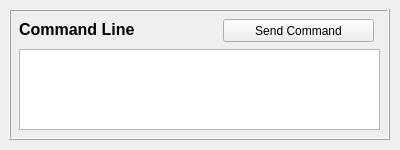
<?xml version="1.0" encoding="UTF-8"?>
<ui version="4.0">
 <class>Form</class>
 <widget class="QWidget" name="Form">
  <property name="geometry">
   <rect>
    <x>0</x>
    <y>0</y>
    <width>400</width>
    <height>150</height>
   </rect>
  </property>
  <property name="windowTitle">
   <string>Form</string>
  </property>
  <widget class="QFrame" name="frame">
   <property name="geometry">
    <rect>
     <x>9</x>
     <y>9</y>
     <width>381</width>
     <height>131</height>
    </rect>
   </property>
   <property name="frameShape">
    <enum>QFrame::Box</enum>
   </property>
   <property name="frameShadow">
    <enum>QFrame::Raised</enum>
   </property>
   <widget class="QLabel" name="label">
    <property name="geometry">
     <rect>
      <x>10</x>
      <y>10</y>
      <width>241</width>
      <height>21</height>
     </rect>
    </property>
    <property name="font">
     <font>
      <pointsize>12</pointsize>
      <weight>75</weight>
      <bold>true</bold>
     </font>
    </property>
    <property name="text">
     <string>Command Line</string>
    </property>
   </widget>
   <widget class="QPlainTextEdit" name="cd_command_text">
    <property name="geometry">
     <rect>
      <x>10</x>
      <y>40</y>
      <width>361</width>
      <height>81</height>
     </rect>
    </property>
    <property name="toolTip">
     <string>cl_command_text</string>
    </property>
   </widget>
   <widget class="QPushButton" name="cl_command_button">
    <property name="geometry">
     <rect>
      <x>214</x>
      <y>10</y>
      <width>151</width>
      <height>23</height>
     </rect>
    </property>
    <property name="toolTip">
     <string>cl_command_button</string>
    </property>
    <property name="text">
     <string>Send Command</string>
    </property>
   </widget>
  </widget>
 </widget>
 <resources/>
 <connections/>
</ui>
